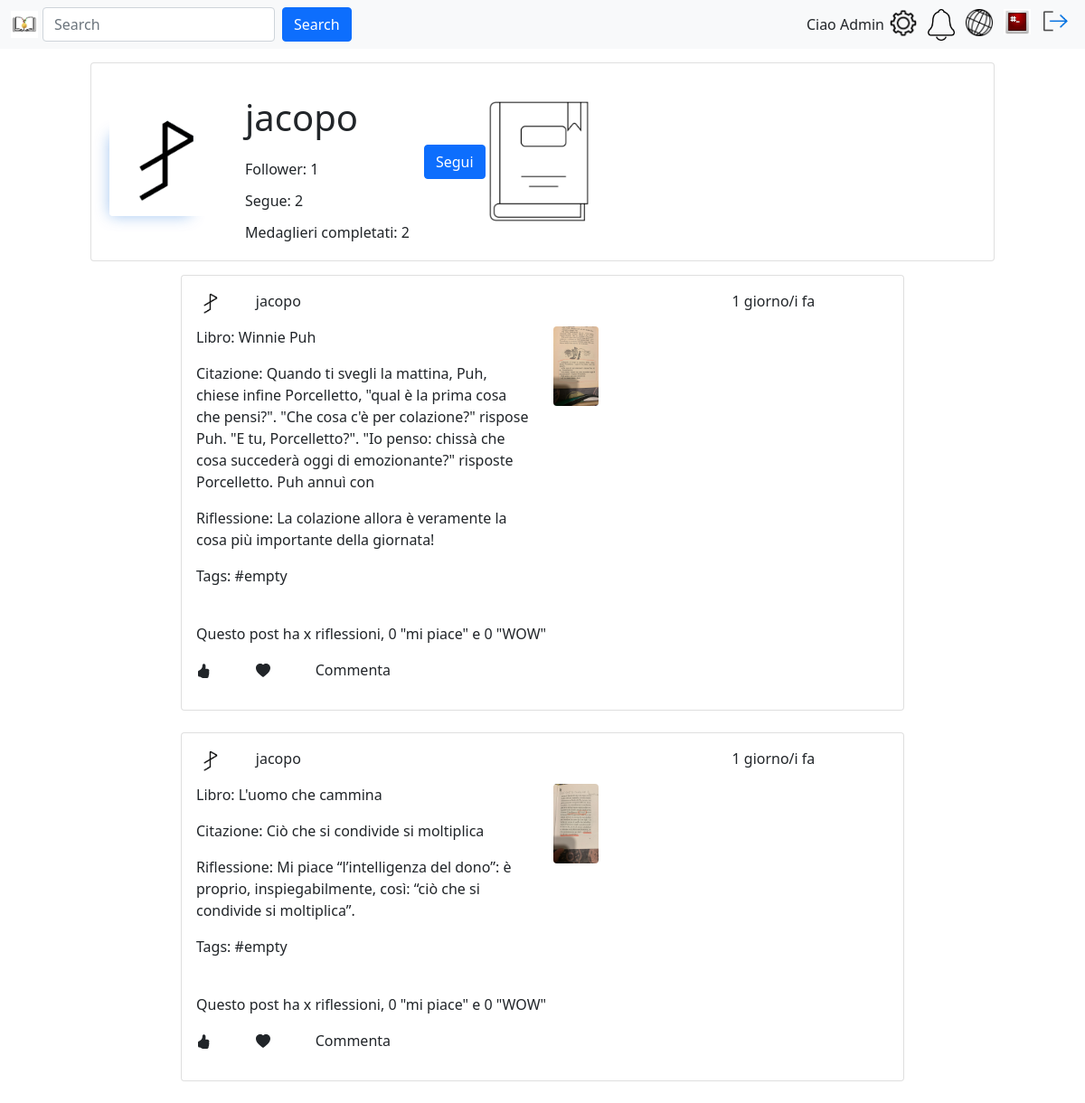
Screenshot of /profilePage.php?mode=post&id=3 (signed in) with the database file from the repository.
### tables this page shows
CREATE TABLE `utente` (
  `id` int(8) NOT NULL AUTO_INCREMENT,
  `username` varchar(80) NOT NULL,
  `email` varchar(80) NOT NULL,
  `pwd` varchar(120) NOT NULL,
  `immagineProfilo` varchar(255) NOT NULL,
  `isAdmin` int(1) NOT NULL,
  `descrizione` varchar(150) DEFAULT NULL,
  `stato` int(1) NOT NULL,
  `numeroFollow` int(8) NOT NULL,
  PRIMARY KEY (`id`)
);

CREATE TABLE `post` (
  `utenteId` int(8) NOT NULL,
  `dataOra` datetime NOT NULL,
  `citazioneTestuale` varchar(255) DEFAULT NULL,
  `fotoCitazione` varchar(127) DEFAULT NULL,
  `riflessione` varchar(2047) NOT NULL,
  `counterMiPiace` decimal(6,0) NOT NULL,
  `counterAdoro` decimal(6,0) NOT NULL,
  `libroId` int(8) NOT NULL,
  PRIMARY KEY (`utenteId`,`dataOra`),
  UNIQUE KEY `ID_POST_IND` (`utenteId`,`dataOra`),
  KEY `REF_POST_LIBRO_IND` (`libroId`)
);

CREATE TABLE `libro` (
  `id` int(8) NOT NULL AUTO_INCREMENT,
  `titolo` varchar(255) NOT NULL,
  PRIMARY KEY (`id`),
  UNIQUE KEY `ID_LIBRO_IND` (`id`)
);

### include/login.model.php (called while the page is built, shortened)
<?php
require_once 'config.php';
function getDbImageName(string $username){
    global $conn;
    $sql = "SELECT immagineProfilo FROM utente WHERE username = ?";
    $stmt = $conn->prepare($sql);
    $stmt->bind_param("s", $username);
    $stmt->execute();
    $result = $stmt->get_result();
    return $result->fetch_assoc()['immagineProfilo'];
}
function tmpGetUsernameById($userid){
    global $conn;
    $sql = "SELECT username FROM utente WHERE id = ?";
    $stmt = $conn->prepare($sql);
    $stmt->bind_param("i", $userid);
    $stmt->execute();
    $result = $stmt->get_result();
    return $result->fetch_assoc()['username'];
}
?>

### include/login.controller.php (called while the page is built, shortened)
<?php
function getUserImage(string $username){
    $defaultProfileImage = "images/users/default.png";
    $image = "images/users/" . getDbImageName($username);
    try {
        if (is_file($image) && (getimagesize($image) !== false)) {
                return $image;
            }
    }
    catch (Exception $e) {
        echo '<script>';
        echo 'console.log("Errore nel reperire l\'immagine del profilo utente da db");';
        echo '</script>';
        }
    return $defaultProfileImage;
}
?>

### include/selectors.php (called while the page is built, shortened)
<?php
require_once("config.php");
function getMedCompletatiByUserId($idUser){
    global $conn;
    $sql = "SELECT MMM.id
            From medagliere MMM, sottoscrive SSS
            WHERE SSS.utenteId = ?
            and SSS.medagliereId = MMM.id
            and MMM.id in(
                SELECT M.id
                FROM medagliere M
                WHERE M.id not in(
                    SELECT MM.id
                    FROM medagliere MM, compone C, libro L, sottoscrive S
                    WHERE L.id = C.libroId
                    AND C.medagliereId = MM.id
                    AND MM.id = S.medagliereId
                    AND S.utenteId = ?
                        and L.id not in (
                        SELECT P.libroId
                        FROM post P
                        WHERE P.utenteId = ?)))";
    $stmt = $conn->prepare($sql);
    $stmt->bind_param("iii", $idUser, $idUser, $idUser);
    $stmt->execute();
    $result = $stmt->get_result();
    $tmp = $result->fetch_all(MYSQLI_ASSOC);
    return array_column($tmp, 'id');
}
function gestisciFollowerFollowed($userIdFrom, $isOttieniFollower){
    global $conn;
    $sql = "";
    if($isOttieniFollower){
        $sql = "SELECT * FROM segue S WHERE S.seguitoId=?;";
    } else {
        $sql = "SELECT * FROM segue S WHERE S.seguenteId=?;";
    }
    $stmt = $conn->prepare($sql);
    $stmt->bind_param("i", $userIdFrom);
    $stmt->execute();
    $result = $stmt->get_result();
    $tmp = $result->fetch_all(MYSQLI_ASSOC);
    return $tmp;
}
function ottieniFollower($userIdFrom){
    $isOttieniFollower = true;
    return gestisciFollowerFollowed($userIdFrom, $isOttieniFollower);
}
function ottieniSegue($userIdFrom){
    $isOttieniFollower = false;
    return gestisciFollowerFollowed($userIdFrom, $isOttieniFollower);
}
?>

### include/post.php (called while the page is built, shortened)
<?php
class Post {
    private $conn;
    public function __construct($conn) {
        $this->conn = $conn;
    }
    public function getPost($user_id = null) {
        if ($user_id === null){
            $query = "SELECT u.immagineProfilo, u.username, p.dataOra, p.citazioneTestuale, p.fotoCitazione, p.riflessione, p.counterMiPiace, p.counterAdoro, l.titolo
                      FROM post p
                      INNER JOIN utente u ON p.utenteId = u.id
                      INNER JOIN libro l ON p.libroId = l.id
                      ORDER BY p.dataOra DESC";
            $stmt = $this->conn->prepare($query);
        } else {
            $query = "SELECT u.immagineProfilo, u.username, p.dataOra, p.citazioneTestuale, p.fotoCitazione, p.riflessione, p.counterMiPiace, p.counterAdoro, l.titolo
                      FROM post p
                      INNER JOIN utente u ON p.utenteId = u.id
                      INNER JOIN libro l ON p.libroId = l.id
                      WHERE p.utenteId = ?
                      ORDER BY p.dataOra DESC";
            $stmt = $this->conn->prepare($query);
            $stmt->bind_param("i", $user_id);
        }
        if (!$stmt->execute()) {
            die("Errore nella query: " . $stmt->error);
        }
        $result = $stmt->get_result();
        return $result->fetch_all(MYSQLI_ASSOC);
    }
}
function time_elapsed_string($datetime, $full = false) {
    $now = new DateTime;
    $ago = new DateTime($datetime);
    $diff = $now->diff($ago);
    $diff->w = floor($diff->d / 7);
    $diff->d -= $diff->w * 7;
    $string = array(
        'y' => 'anno/i',
        'm' => 'mese/i',
        'w' => 'settimana/e',
        'd' => 'giorno/i',
        'h' => 'ora/e',
        'i' => 'minuto/i',
        's' => 'secondo/i',
    );
    foreach ($string as $k => &$v) {
        if ($diff->$k) {
            $v = $diff->$k . ' ' . $v;
        } else {
            unset($string[$k]);
        }
    }
    if (!$full) {
        $string = array_slice($string, 0, 1);
    }
    return count($string) > 0 ? implode(', ', $string) . ' fa' : 'ora';
}
function getPostImage($username, $imageName) {
    $imagePath = "images/post/posted/" . $username . "/" . $imageName;
    if (file_exists($imagePath)) {
        return $imagePath;
    }
}
?>

### profilePageUserPost.php (the view, shortened to what this page needs)
<section id="userPosts" class="d-flex">
    <div class="col-2"></div>
    <div class="col-8">
        <?php foreach ($posts as $post): ?>
            <article>
                <div class="card">
                    <div class="card-body">
                        <div class="row">
                            <div class="col-md-1 text-right post">
                                <img src=<?php echo getUserImage($post["username"]); ?> alt="Immagine profilo" />
                            </div>
                            <div class="col-md-8 text-left">
                                <p><?php echo $post['username']; ?></p>
                            </div>
                            <div class="col-md-3">
                              <p><?php echo time_elapsed_string($post['dataOra']); ?></p>
                            </div>
                        </div>
                        <div class="row">
                          <div class="col-md-6">
                            <div class="row">
                                <p>Libro: <?php echo $post['titolo']; ?></p>
                            </div>
                            <div class="row">
                              <p>Citazione: <?php echo $post['citazioneTestuale']; ?></p>
                            </div>
                            <div class="row">
                              <p>Riflessione: <?php echo $post['riflessione']; ?></p>
                            </div>
                            <div class="row">
                                <p>Tags: #empty</p>
                            </div>
                          </div>
                          <div class="col-md-6 fotoCit">
                            <img src="<?php echo getPostImage($post['username'], $post['fotoCitazione']); ?>" class="rounded float-left" alt="Foto citazione">
                          </div>
                        </div>
                        <br/>
                          <div class="row">
                              <p>Questo post ha x riflessioni, <?php echo $post['counterMiPiace']; ?> "mi piace" e <?php echo $post['counterAdoro']; ?> "WOW"</p>
                          </div>
                          <div class="row">
                              <div class="col-md-1">
                              </div>
                              <div class="col-md-1">
                                  <svg xmlns="http://www.w3.org/2000/svg" width="16" height="16" fill="currentColor" class="bi bi-heart-fill" viewBox="0 0 16 16">
                                      <path fill-rule="evenodd" d="M8 1.314C12.438-3.248 23.534 4.735 8 15-7.534 4.736 3.562-3.248 8 1.314"/>
                                  </svg>
                              </div>
                              <div class="col-md-3">
                                <p>Commenta</p>
                              </div>
                          </div>
                    </div>
                </div>
            </article>
            <br/>
        <?php endforeach; ?>
    </div>
    <div class="col-2"></div>
</section>

### profilePage.php (shortened to what this page needs)
<?php
include_once("include/login.controller.php");
include_once("include/login.model.php");
include_once("include/post.php");
require("include/selectors.php");
include_once("include/insertOnDB.php");
$visitPost=true;
$portalImg="images/";
if (strcmp($_GET["mode"],"post") == 0){
    $portalImg = $portalImg . "libroMedaglieri.png";
} else {
    $visitPost = false;
    $portalImg = $portalImg . "logoLetturePremiate.png";
}
$userIdvisited = $_GET["id"];
$tmpKey = tmpGetUsernameById($userIdvisited);
$completeMeds = getMedCompletatiByUserId($userIdvisited);
$amountComplete = sizeof($completeMeds);
$post = new Post($conn);
$posts = $post->getPost($_GET["id"]);
$userIdLogged = $_SESSION["id"];
$isMyProfilePage = true;
if ($userIdvisited != $userIdLogged){
    $isMyProfilePage = false;
}
$nuovoPost = "Aggiungi post";
$nuovoMedagliere = "Aggiungi medagliere";
$toFollow = "Segui";
$followed = "Seguito";
$initB = "";
$middle = "";
$endB = "";
if($isMyProfilePage) {
    $classType="btn btn-primary";
    $buttonType = "button";
    $redirectTo = "";
    if ($visitPost){
        $redirectTo = "newPost.php";
    } else {
        $redirectTo = "newMedagliere.php";
    }
    $initB = "<a href=\"" . $redirectTo . "\">";
    $middle1 = "<button class=\"" . $classType . "\" type=\"" . $buttonType . "\">";
    $middle2 = "";
    if ($visitPost){
        $middle2 = $nuovoPost;
    } else {
        $middle2 = $nuovoMedagliere;
    }
    $middle = $middle1 . $middle2;
    $endB = "</button></a>";
} else {
    $imFollowU = checkIfUserFollowUser($_SESSION["id"], $userIdvisited);
    $buttonValue = 0;
    $classType="btn btn-primary";
    $buttonType = "submit";
    $idButton = "followButtonId";
    $nameButton = "followButton";
    $initB = "<form action=\"\" method=\"post\"><button ";
    $middle1 = "class=\"" . $classType
                . "\" type=\"" . $buttonType
                . "\" id=\"" . $idButton
                . "\" name=\"" . $nameButton
                . "\" value=\"" . $buttonValue
                . "\">";
    $middle2 = "";
    if ($imFollowU){
        $middle2 = $followed;
    } else {
        $middle2 = $toFollow;
    }
    $middle = $middle1 . $middle2;
    $endB = "</form></button>";
}
$addButt = $initB . $middle . $endB;
$counterFollower = sizeof(ottieniFollower($userIdvisited));
$counterSeguo = sizeof(ottieniSegue($userIdvisited));
?>
<!DOCTYPE html>
<html lang="it">
<head>
  <link href="https://cdn.jsdelivr.net/npm/bootstrap@5.1.3/dist/css/bootstrap.min.css" rel="stylesheet"
>
  <link rel="stylesheet" type="text/css" href="css/landingPage.css">
  <link rel="stylesheet" type="text/css" href="css/JPfirstAttemp1.css">
  <link rel="stylesheet" type="text/css" href="css/JPBook.css">
</head>
<body>
  <?php require('navbarSelect.php'); ?>
    <main class="d-flex">
        <div class="col-1"></div>
        <div class="col-10">
            <div class="card">
                <div class="card-body">
                    <div class="d-md-inline-flex bd-highlight">
                        <div id="mainInfos" class="bd-highlight p-1 d-md-inline-flex justify-content-start align-items-center float-left">
                            <div id="divContainerImg" class="">
                                <img id="propic"
                                    src="<?php echo getUserImage($tmpKey); ?>"
                                    alt="Immagine Profilo"
                                    class="rounded float-left">
                            </div>
                            <div id="textInfo" class="">
                                <h1 id="username"> <?php echo $tmpKey ?> </h1>
                                <p class="card-text" id="counterFollower"> Follower: <?php echo $counterFollower; ?> </p>
                                <p class="card-text" id="counterFollower"> Segue: <?php echo $counterSeguo; ?> </p>
                                <p class="card-text" id="counterMedaglieri"> Medaglieri completati: <?php echo $amountComplete?> </p>
                            </div>
                        </div>
                        <div class="d-flex flex-grow-1 p-1">
                        </div>
                        <div id="portals" class="bd-highlight p-1 d-md-inline-flex justify-content-end align-items-center float-right">
                            <div id="addInfos" class="">
                                <?php echo $addButt; ?>
                            </div>
                            <div id="portalDiv" class="">
                                <abbr id="portalAbbr" lang="it" title="<?php echo tmpGetUsernameById($_GET["id"]); ?>" >
                                    <img
                                        id="portal"
                                        class="flex-wrap align-items-center"
                                        alt="<?php echo tmpGetUsernameById($_GET["id"]); ?>"
                                        src="<?php echo $portalImg; ?>"
                                        />
                                </abbr>
                            </div>
                        </div>
                    </div>
                </div>
            </div>
        </div>
        <div class="col-1"></div>
    </main>
    <?php if($visitPost){
        require("profilePageUserPost.php");
    } else {
        require("profilePageUserGoal.php");
    } ?>
</body>
</html>

### navbar.php
<?php
include_once("include/login.controller.php");
include_once("include/login.model.php");
?>
<header>
    <nav class="navbar navbar-expand navbar-light bg-light">
        <div class="container-fluid">
            <a href="landingPage.php"> <img id="logo" src="images/logoLetturePremiateSmall.jpg" alt="Logo con libro e medaglia"> </a>
            <form class="d-flex me-auto">
                <input class="form-control me-2" type="search" placeholder="Search" aria-label="Search">
                <button class="btn btn-primary" type="submit">Search</button>
            </form>
          <div id="username" class="d-flex"><?php echo "Ciao " . ucfirst($_SESSION["username"]);?></div>
          <div class="d-flex" id="navbarSupportedContent">
            <ul class="navbar-nav">
              <li class="nav-item">
                <a href="settingPage.php"><img src="images/settingLogo.png" alt="Impostazioni"></a>
              </li>
              <li class="nav-item">
                <img src="images/notifyLogo.png" alt="Notifiche">
              </li>
              <li class="nav-item dropdown">
                <img src="images/discoveryLogo.png" alt="Scopri">
              </li>
              <li class="nav-item">
                <a href="profilePage.php"><img src=<?php echo getUserImage($_SESSION["username"]); ?> alt="Immagine Profilo"> </a>
              </li>
                <li class="nav-item">
                <a href="logout.php"><img src="images/log-out.png" alt="Logout"></a>
              </li>
            </ul>
          </div>
        </div>
      </nav>
</header>

### rows the page displays
utente: immagineProfilo (picture)
utente: username+immagineProfilo (picture), username "jacopo"
post: utenteId.immagineProfilo (picture), utenteId.username "jacopo", dataOra "1 giorno/i fa", libroId.titolo "Winnie Puh", citazioneTestuale "Quando ti svegli la mattina, Puh, chiese infine Porcelletto, \"qual è la prima cosa che pensi?\". \"Che cosa c'è per colazione?\" rispose Puh. \"E tu, Porcelletto?\". \"Io penso: chissà che cosa succederà oggi di emozionante?\" risposte Porcelletto. Puh annuì con", riflessione "La colazione allora è veramente la cosa più importante della giornata!", utenteId+fotoCitazione (picture), counterMiPiace "0", counterAdoro "0"
post: utenteId.immagineProfilo (picture), utenteId.username "jacopo", dataOra "1 giorno/i fa", libroId.titolo "L'uomo che cammina", citazioneTestuale "Ciò che si condivide si moltiplica", riflessione "Mi piace “l’intelligenza del dono”: è proprio, inspiegabilmente, così: “ciò che si condivide si moltiplica”.", utenteId+fotoCitazione (picture), counterMiPiace "0", counterAdoro "0"

### other values shown
$_SESSION["username"] "Admin"
$counterFollower "1"
$counterSeguo "2"
$amountComplete "2"
$addButt "Segui"
